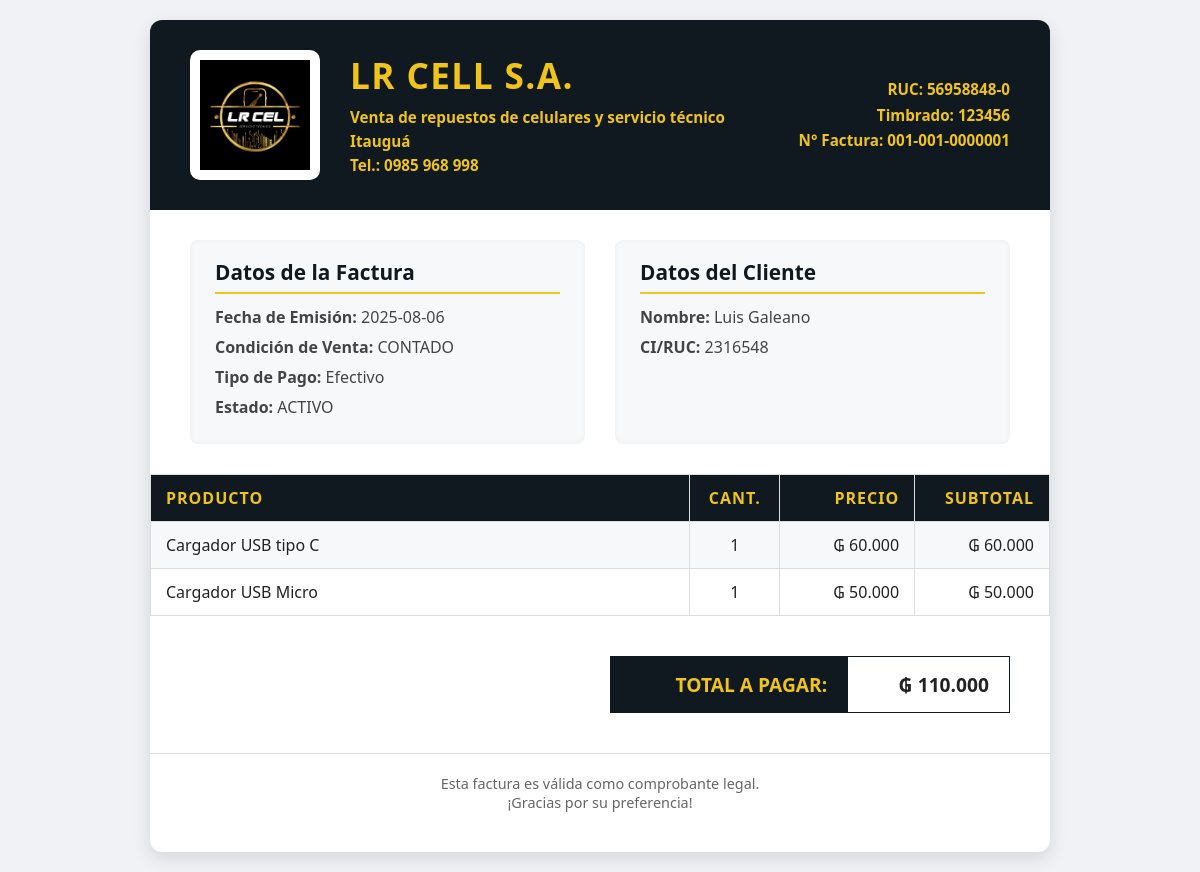
Page /imprimir.php?id=1 on the committed database.
### tables this page shows
CREATE TABLE `factura_cabecera` (
  `id_factura_cabecera` int(11) NOT NULL,
  `nro_factura` varchar(20) DEFAULT NULL,
  `fecha` date DEFAULT NULL,
  `id_cliente` int(11) DEFAULT NULL,
  `condicion` varchar(20) DEFAULT NULL,
  `tipo_pago` varchar(50) NOT NULL,
  `timbrado` varchar(20) DEFAULT NULL,
  `estado` varchar(20) DEFAULT NULL,
  `id_registro` int(11) NOT NULL
);

CREATE TABLE `cliente` (
  `id_cliente` int(11) NOT NULL,
  `nombre` varchar(100) NOT NULL,
  `apellido` varchar(100) NOT NULL,
  `cedula` varchar(50) NOT NULL,
  `correo` varchar(50) NOT NULL,
  `telefono` varchar(80) NOT NULL,
  `estado` varchar(20) NOT NULL
);

CREATE TABLE `factura_detalle` (
  `id_factura_detalle` int(11) NOT NULL,
  `id_factura_cabecera` int(11) NOT NULL,
  `id_producto` int(11) NOT NULL,
  `cantidad` int(11) DEFAULT NULL,
  `precio` int(11) DEFAULT NULL
);

CREATE TABLE `producto` (
  `id_producto` int(11) NOT NULL,
  `nombre` varchar(45) DEFAULT NULL,
  `precio` int(11) NOT NULL,
  `stock` int(11) DEFAULT NULL,
  `estado` varchar(30) NOT NULL,
  `iva` int(11) NOT NULL
);

### conexion/db.php (called while the page is built)
<?php
Class DB {
    private $host;
    private $usuario;
    private $pass;
    private $base_de_datos;
    private $charset;
    public function __construct() {
        $this->host = 'localhost';
        $this->base_de_datos = 'lele_cell';
        $this->usuario = 'root';
        $this->pass = '';
        $this->charset = 'utf8mb4';
    }
    public function  conectar(){
        try{
            $connection = "mysql:host=" . $this->host .
                    ";dbname=" . $this->base_de_datos .
                    ";charset=" . $this->charset;
            $options = [
                PDO::ATTR_ERRMODE => PDO::ERRMODE_EXCEPTION,
                PDO::ATTR_EMULATE_PREPARES=> false,
            ];
            $pdo = new PDO($connection, $this->usuario,
                    $this->pass,
                    $options);
            return $pdo;
        }catch(PDOException $e){
            print_r('Error connection: ' . $e->getMessage());
        }
    }
}

### imprimir.php (the view, shortened to what this page needs)
<?php
require_once 'conexion/db.php';
$conexion = new DB();
$query = $conexion->conectar()->prepare("
    SELECT
        fc.id_factura_cabecera,
        fc.fecha,
        fc.nro_factura,
        fc.condicion,
        fc.tipo_pago,
        fc.timbrado,
        fc.estado,
        CONCAT(c.nombre, ' ', c.apellido) AS razon_social,
        c.cedula AS ci_ruc_cliente
    FROM factura_cabecera fc
    JOIN cliente c ON c.id_cliente = fc.id_cliente
    WHERE fc.id_factura_cabecera = :id
");
$query->execute(["id" => $_GET['id']]);
$cabecera = $query->fetch(PDO::FETCH_OBJ);
$detalleStmt = $conexion->conectar()->prepare("
    SELECT
        p.nombre AS producto,
        fd.cantidad,
        fd.precio,
        (fd.cantidad * fd.precio) AS subtotal
    FROM factura_detalle fd
    JOIN producto p ON p.id_producto = fd.id_producto
    WHERE fd.id_factura_cabecera = :id
");
$detalleStmt->execute(["id" => $_GET['id']]);
$detalles = $detalleStmt->fetchAll(PDO::FETCH_OBJ);
$total = 0;
foreach ($detalles as $item) {
    $total += $item->subtotal;
}
?>
<!DOCTYPE html>
<html lang="es">
<head>
</head>
<body>
<div class="factura">
  <header class="factura-header">
    <img src="dist/assets/img/Logo.png" alt="LR CELL S.A." class="logo" />
    <div class="empresa-info">
      <h1>LR CELL S.A.</h1>
      <p>Venta de repuestos de celulares y servicio técnico</p>
      <p>Itauguá</p>
      <p>Tel.: 0985 968 998</p>
    </div>
    <div class="datos-factura">
      <p><strong>RUC:</strong> 56958848-0</p>
      <p><strong>Timbrado:</strong> <?= htmlspecialchars($cabecera->timbrado) ?></p>
      <p><strong>N° Factura:</strong> <?= htmlspecialchars($cabecera->nro_factura) ?></p>
    </div>
  </header>
  <section class="factura-body">
    <div class="datos-seccion">
      <h2>Datos de la Factura</h2>
      <p><strong>Fecha de Emisión:</strong> <?= htmlspecialchars($cabecera->fecha) ?></p>
      <p><strong>Condición de Venta:</strong> <?= htmlspecialchars($cabecera->condicion) ?></p>
      <p><strong>Tipo de Pago:</strong> <?= htmlspecialchars($cabecera->tipo_pago) ?></p>
      <p><strong>Estado:</strong> <?= htmlspecialchars($cabecera->estado) ?></p>
    </div>
    <div class="datos-seccion">
      <h2>Datos del Cliente</h2>
      <p><strong>Nombre:</strong> <?= htmlspecialchars($cabecera->razon_social) ?></p>
      <p><strong>CI/RUC:</strong> <?= htmlspecialchars($cabecera->ci_ruc_cliente) ?></p>
    </div>
  </section>
    <div class="tabla-responsive">
  <table class="detalle">
    <thead>
      <tr>
        <th>Producto</th>
        <th>Cant.</th>
        <th>Precio</th>
        <th>Subtotal</th>
      </tr>
    </thead>
    <tbody>
      <?php foreach($detalles as $item): ?>
      <tr>
        <td><?= htmlspecialchars($item->producto) ?></td>
        <td class="text-center"><?= $item->cantidad ?></td>
        <td>₲ <?= number_format($item->precio, 0, ',', '.') ?></td>
        <td>₲ <?= number_format($item->subtotal, 0, ',', '.') ?></td>
      </tr>
      <?php endforeach; ?>
    </tbody>
  </table>
</div>
  <div class="totales-container">
    <table>
      <tr>
        <th>TOTAL A PAGAR:</th>
        <td>₲ <?= number_format($total, 0, ',', '.') ?></td>
      </tr>
    </table>
  </div>
  <footer class="factura-footer">
    Esta factura es válida como comprobante legal.<br>
    ¡Gracias por su preferencia!
  </footer>
</div>
</body>
</html>

### imprimir.php (style rules this page uses)
body { font-family: 'Segoe UI', Tahoma, Geneva, Verdana, sans-serif; background: #f0f2f5; margin: 0; padding: 20px; color: #222; }
.factura { max-width: 900px; margin: auto; background: #fff; border-radius: 12px; box-shadow: 0 6px 18px rgb(0 0 0 / 0.12); overflow: hidden; }
.factura-header { background-color: #101820; color: #f0c419; padding: 30px 40px; display: flex; align-items: center; gap: 30px; }
.factura-header img.logo { max-height: 110px; border-radius: 10px; background: #fff; padding: 10px; }
.empresa-info { flex-grow: 1; }
.empresa-info h1 { margin: 0 0 8px 0; font-weight: 900; font-size: 2.2rem; letter-spacing: 1.4px; }
.empresa-info p { margin: 4px 0; font-weight: 600; font-size: 0.95rem; }
.datos-factura { text-align: right; font-weight: 700; font-size: 0.95rem; line-height: 1.5; }
.datos-factura p { margin: 3px 0; }
.factura-body { padding: 30px 40px; display: flex; justify-content: space-between; gap: 30px; }
.datos-seccion { flex: 1; background: #f7f8fa; border-radius: 8px; padding: 18px 25px; box-shadow: inset 0 0 5px rgb(0 0 0 / 0.05); }
.datos-seccion h2 { margin-top: 0; font-size: 1.3rem; color: #101820; border-bottom: 2px solid #f0c419; padding-bottom: 6px; margin-bottom: 12px; font-weight: 700; }
.datos-seccion p { margin: 8px 0; font-size: 1rem; color: #444; }
table.detalle { width: 100%; border-collapse: collapse; margin: 0 40px 40px 40px; font-size: 1rem; }
table.detalle thead tr { background: #101820; color: #f0c419; text-transform: uppercase; font-weight: 700; letter-spacing: 1px; }
table.detalle th, table.detalle td { padding: 12px 15px; border: 1px solid #ddd; text-align: left; }
table.detalle th:nth-child(2), table.detalle td:nth-child(2) { text-align: center; width: 10%; }
table.detalle th:nth-child(3), table.detalle td:nth-child(3), table.detalle th:nth-child(4), table.detalle td:nth-child(4) { text-align: right; width: 15%; }
table.detalle tbody tr:nth-child(odd) { background: #f7f8fa; }
.totales-container { max-width: 400px; margin-left: auto; margin-right: 40px; margin-bottom: 40px; }
.totales-container table { width: 100%; border-collapse: collapse; }
.totales-container th, .totales-container td { padding: 14px 20px; border: 1px solid #101820; }
.totales-container th { background: #101820; color: #f0c419; font-size: 1.2rem; text-align: right; }
.totales-container td { font-size: 1.2rem; font-weight: 700; text-align: right; }
.factura-footer { text-align: center; font-size: 0.9rem; padding: 20px 0 40px; color: #666; border-top: 1px solid #ddd; }
.tabla-responsive { width: 100%; max-width: 100%; overflow-x: auto; -webkit-overflow-scrolling: touch; margin: 0 0 40px 0; }
table.detalle { width: 100%; max-width: 100%; margin: 0 auto; border-collapse: collapse; font-size: 1rem; }

### rows in the picture
factura_cabecera: timbrado "123456", nro_factura "001-001-0000001", fecha "2025-08-06", condicion "CONTADO", tipo_pago "Efectivo", estado "ACTIVO", id_cliente.cedula "2316548"
factura_detalle: id_producto.nombre "Cargador USB tipo C", cantidad "1", precio "60.000", subtotal "60.000"
factura_detalle: id_producto.nombre "Cargador USB Micro", cantidad "1", precio "50.000", subtotal "50.000"

### other values in the picture
$cabecera->razon_social "Luis Galeano"
$total "110.000"
